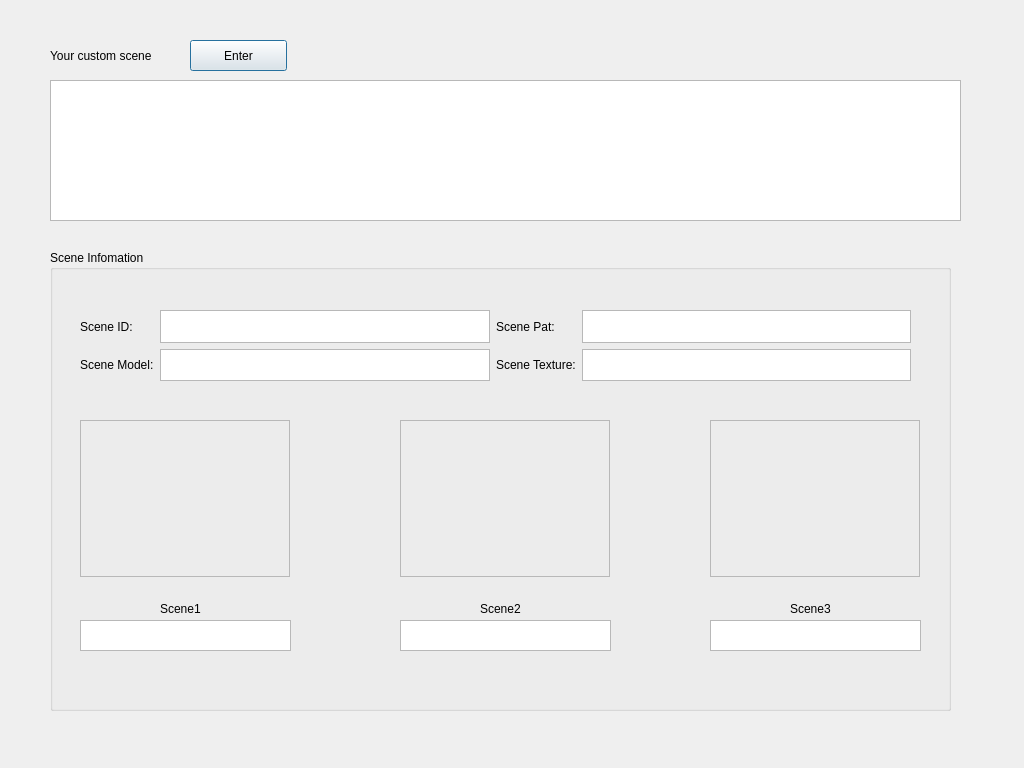
<?xml version="1.0" encoding="UTF-8"?>
<ui version="4.0">
 <class>ViewManageDialog</class>
 <widget class="QDialog" name="ViewManageDialog">
  <property name="geometry">
   <rect>
    <x>0</x>
    <y>0</y>
    <width>1024</width>
    <height>768</height>
   </rect>
  </property>
  <property name="windowTitle">
   <string>Dialog</string>
  </property>
  <widget class="QGroupBox" name="groupBox">
   <property name="geometry">
    <rect>
     <x>50</x>
     <y>250</y>
     <width>901</width>
     <height>461</height>
    </rect>
   </property>
   <property name="title">
    <string>Scene Infomation</string>
   </property>
   <widget class="QFrame" name="frame">
    <property name="geometry">
     <rect>
      <x>30</x>
      <y>170</y>
      <width>210</width>
      <height>157</height>
     </rect>
    </property>
    <property name="frameShape">
     <enum>QFrame::StyledPanel</enum>
    </property>
    <property name="frameShadow">
     <enum>QFrame::Raised</enum>
    </property>
   </widget>
   <widget class="QLabel" name="label_6">
    <property name="geometry">
     <rect>
      <x>110</x>
      <y>350</y>
      <width>51</width>
      <height>17</height>
     </rect>
    </property>
    <property name="text">
     <string>Scene1</string>
    </property>
   </widget>
   <widget class="QTextEdit" name="scene1Edit">
    <property name="geometry">
     <rect>
      <x>30</x>
      <y>370</y>
      <width>211</width>
      <height>31</height>
     </rect>
    </property>
   </widget>
   <widget class="QFrame" name="frame_2">
    <property name="geometry">
     <rect>
      <x>350</x>
      <y>170</y>
      <width>210</width>
      <height>157</height>
     </rect>
    </property>
    <property name="frameShape">
     <enum>QFrame::StyledPanel</enum>
    </property>
    <property name="frameShadow">
     <enum>QFrame::Raised</enum>
    </property>
   </widget>
   <widget class="QTextEdit" name="scene2Edit">
    <property name="geometry">
     <rect>
      <x>350</x>
      <y>370</y>
      <width>211</width>
      <height>31</height>
     </rect>
    </property>
   </widget>
   <widget class="QLabel" name="label_7">
    <property name="geometry">
     <rect>
      <x>430</x>
      <y>350</y>
      <width>51</width>
      <height>17</height>
     </rect>
    </property>
    <property name="text">
     <string>Scene2</string>
    </property>
   </widget>
   <widget class="QTextEdit" name="scene3Edit">
    <property name="geometry">
     <rect>
      <x>660</x>
      <y>370</y>
      <width>211</width>
      <height>31</height>
     </rect>
    </property>
   </widget>
   <widget class="QFrame" name="frame_3">
    <property name="geometry">
     <rect>
      <x>660</x>
      <y>170</y>
      <width>210</width>
      <height>157</height>
     </rect>
    </property>
    <property name="frameShape">
     <enum>QFrame::StyledPanel</enum>
    </property>
    <property name="frameShadow">
     <enum>QFrame::Raised</enum>
    </property>
   </widget>
   <widget class="QLabel" name="label_8">
    <property name="geometry">
     <rect>
      <x>740</x>
      <y>350</y>
      <width>51</width>
      <height>17</height>
     </rect>
    </property>
    <property name="text">
     <string>Scene3</string>
    </property>
   </widget>
   <widget class="QWidget" name="layoutWidget">
    <property name="geometry">
     <rect>
      <x>30</x>
      <y>60</y>
      <width>831</width>
      <height>71</height>
     </rect>
    </property>
    <layout class="QGridLayout" name="gridLayout">
     <item row="0" column="0">
      <widget class="QLabel" name="label">
       <property name="text">
        <string>Scene ID:</string>
       </property>
      </widget>
     </item>
     <item row="0" column="2">
      <widget class="QTextEdit" name="idEdit"/>
     </item>
     <item row="0" column="3">
      <widget class="QLabel" name="label_3">
       <property name="text">
        <string>Scene Pat:</string>
       </property>
      </widget>
     </item>
     <item row="0" column="4">
      <widget class="QTextEdit" name="patEdit"/>
     </item>
     <item row="1" column="0" colspan="2">
      <widget class="QLabel" name="label_4">
       <property name="text">
        <string>Scene Model:</string>
       </property>
      </widget>
     </item>
     <item row="1" column="2">
      <widget class="QTextEdit" name="modelEdit"/>
     </item>
     <item row="1" column="3">
      <widget class="QLabel" name="label_5">
       <property name="text">
        <string>Scene Texture:</string>
       </property>
      </widget>
     </item>
     <item row="1" column="4">
      <widget class="QTextEdit" name="textureEdit"/>
     </item>
    </layout>
   </widget>
  </widget>
  <widget class="QTableWidget" name="tableWidget">
   <property name="geometry">
    <rect>
     <x>50</x>
     <y>80</y>
     <width>911</width>
     <height>141</height>
    </rect>
   </property>
   <property name="editTriggers">
    <set>QAbstractItemView::NoEditTriggers</set>
   </property>
   <property name="selectionBehavior">
    <enum>QAbstractItemView::SelectRows</enum>
   </property>
   <property name="cornerButtonEnabled">
    <bool>false</bool>
   </property>
  </widget>
  <widget class="QLabel" name="label_2">
   <property name="geometry">
    <rect>
     <x>50</x>
     <y>40</y>
     <width>131</width>
     <height>31</height>
    </rect>
   </property>
   <property name="text">
    <string>Your custom scene</string>
   </property>
  </widget>
  <widget class="QPushButton" name="enterButton">
   <property name="geometry">
    <rect>
     <x>190</x>
     <y>40</y>
     <width>97</width>
     <height>31</height>
    </rect>
   </property>
   <property name="text">
    <string>Enter</string>
   </property>
  </widget>
 </widget>
 <resources/>
 <connections/>
</ui>
